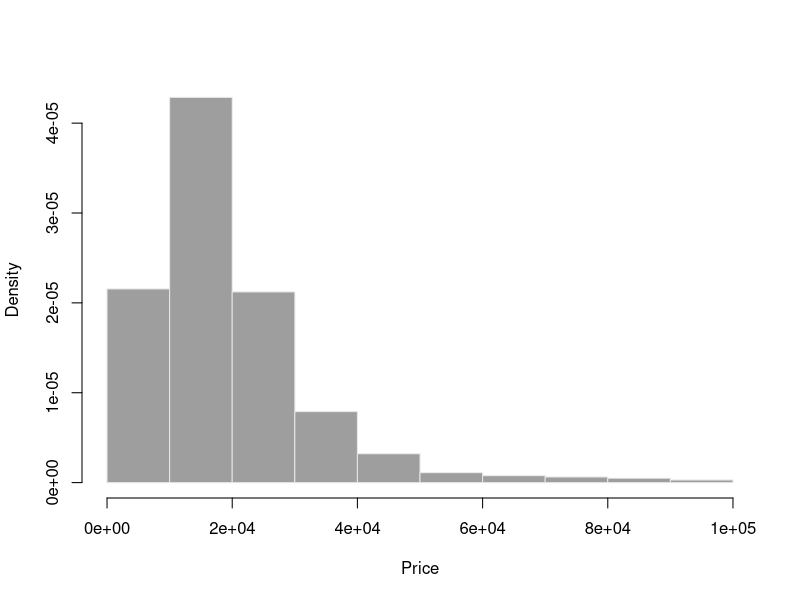
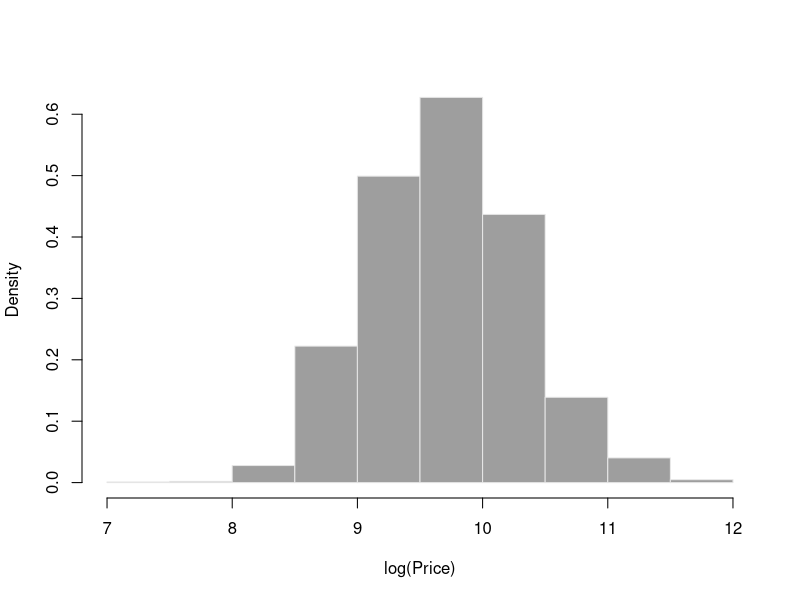
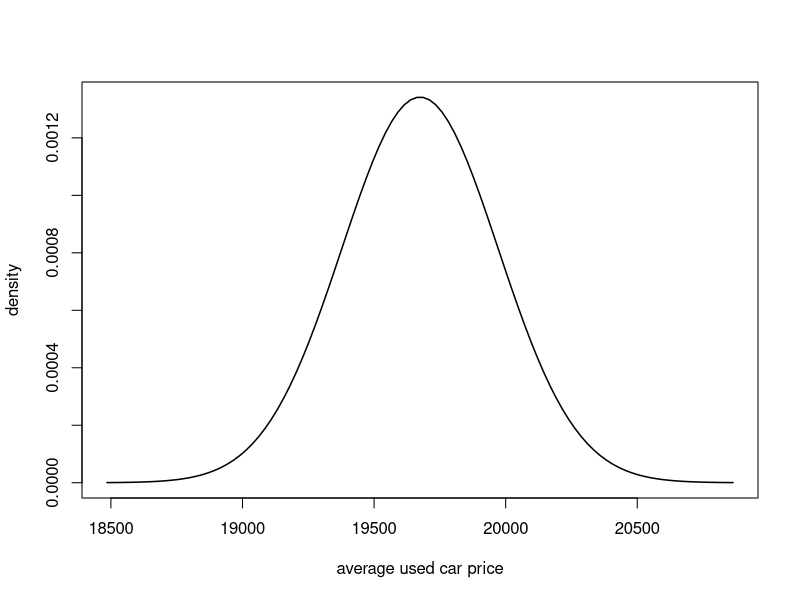
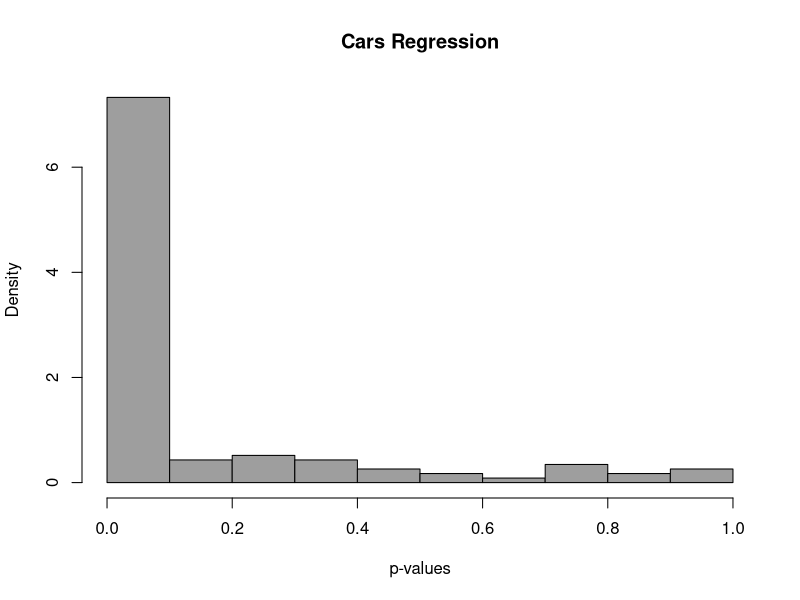
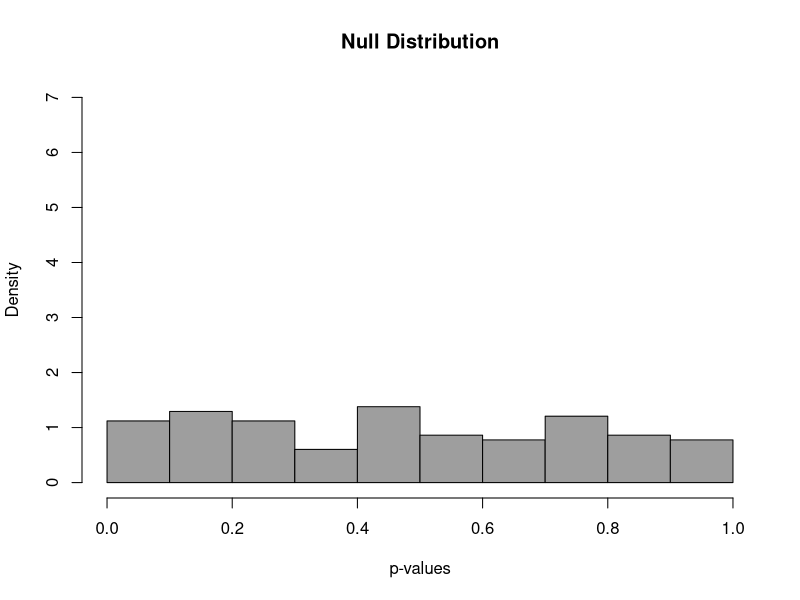
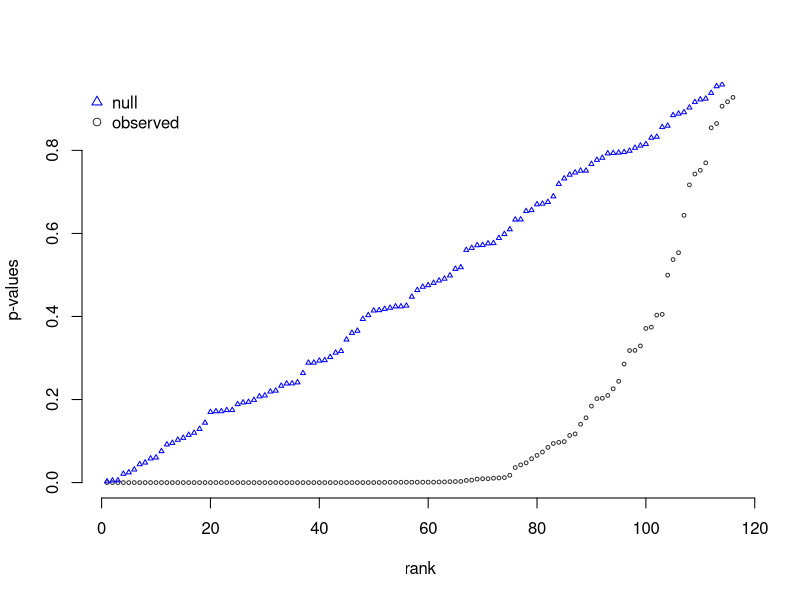
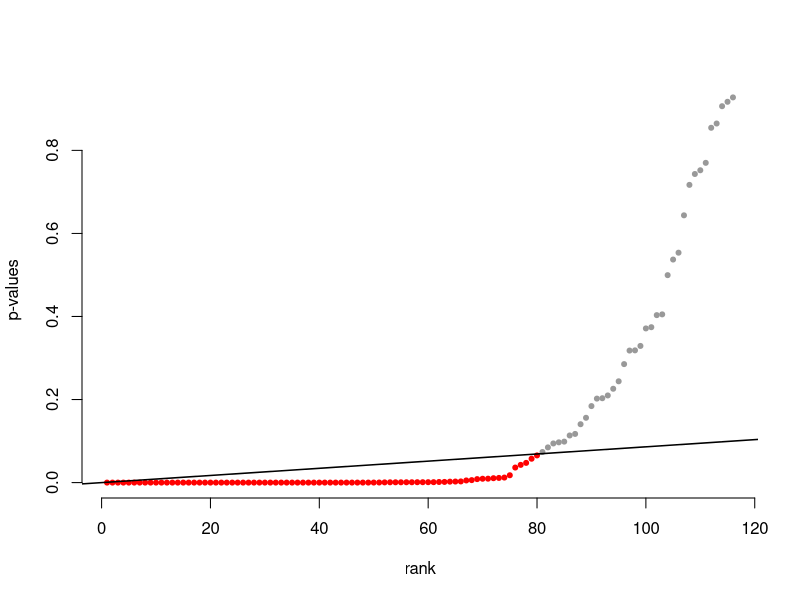
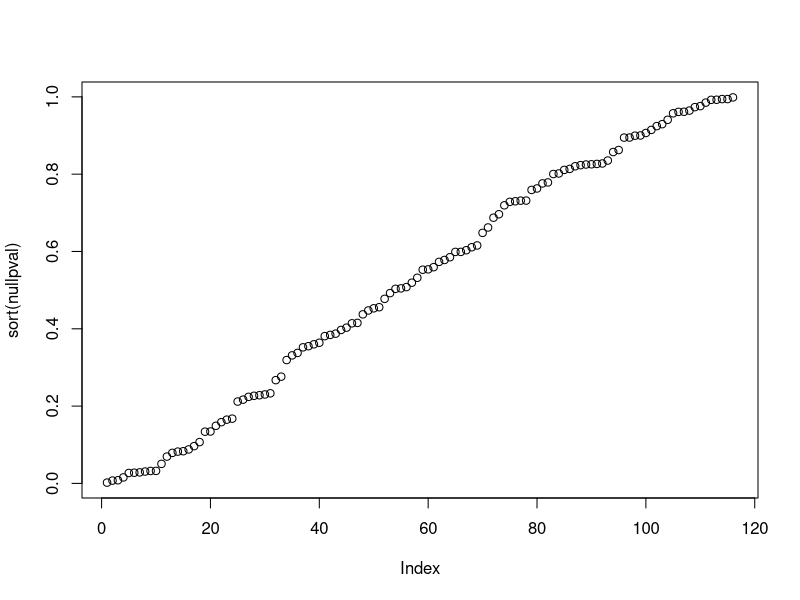

R code for these plots, in order: (Note: this script raises an error after producing the figures.)
# Import the data file on cars for sale into R
Cars <- read.csv("SoCalCars.csv", stringsAsFactors = TRUE)

# We'll now take a subset we feel is representative of used cars we want to test
# This sample includes used cars  with prices at or below $100,000, and mileage greater than or equal to 10,000 miles
# but less than 150,000 miles.
Cars <- subset(Cars,
        Cars$type != "New" & Cars$mileage >= 10000 & 
        Cars$mileage <= 150000 & Cars$price < 100000 & Cars$year >= 1970)[,-1]
# note that since the imported dataset has column names, it will be treated as a dataframe
# View the dimensions of the Cars dataset with dim()
dim(Cars) # output will be number of rows then number of columns

# View the unconditional mean of the price of car listings
mean(Cars$price)
# Compute the variance of the mean price for cars listed for sale, we use na.rm=TRUE here as well
var(Cars$price)/nrow(Cars)
# and the standard error (square root of the variance)
sd(Cars$price)/sqrt(nrow(Cars))

## Generates figure 3.1, two histograms for price of cars
# The hist() function calls the histogram
#png('SoCalCarsHistRaw.png', width=4, height=4, units="in", res=720)
hist(Cars$price, 
     freq=FALSE,
     main="", 
     xlab="Price", 
     col=8, 
     border="grey90"
)
#dev.off()
#png('SoCalCarsHistLog.png', width=4, height=4, units="in", res=720)
hist(log(Cars$price), 
     freq=FALSE, 
     main="", 
     col=8,
     border="grey90",
     xlab="log(Price)"
)
#dev.off()

# If we consider the Cars dataset to be a sample of the cars for sale in 
# Southern California, then the sampling distribution's mean should be
xbar <- mean(Cars$price)
# The sampling distribution's standard deviation should be
xbse <- sd(Cars$price)/sqrt(nrow(Cars))
# Note that nrow() computes the number of rows/observations for a given dataframe

## Plot the sampling distribution
# First, create a vector of values to be fed in the sampling distrubtion pdf
calc_values <- seq(xbar-4*xbse,xbar+4*xbse,length=100)
# Note the values chosen above are based on the distribution of prices in the data
# Second, feed the values created above into the sampling distribution pdf created 
# with dnorm function
samp_pdf_values <- dnorm(calc_values, xbar, xbse)
# Third, plot the calc_values versus the sample_pdf_values for a view of the sample distribution
#pdf("SoCalCarsMeanDensity.pdf", width=4, height=4)
plot(calc_values, 
     samp_pdf_values, 
     type="l", 
     lwd=1.5,
     xlab="average used car price", 
     ylab="density"
)
#dev.off()

## hypothesis testing

# model for CPO price premium
summary( glm(price ~ certified, data=Cars) )
# 95% confidence interval for overall car average price
19674.96 + 1.96*297.3*c(-1,1) 
# ~95% confidence interval for CPO premium 
14331 + c(-2,2)*1363.6

### prediction
# conditional expectation CI
certreg <- glm(price ~ certified, data=Cars)
( certpred <- predict(certreg, data.frame(certified=1), se.fit=TRUE) )
certpred$fit + c(-2,2)*certpred$se.fit

# prediction interval
predvar <- certpred$se.fit^2 + certpred$residual.scale^2
sqrt(predvar)
certpred$fit + c(-2,2)*sqrt(predvar)

### carsreg
# larger car regression model.  First we relevel the reference levels
Cars$make <- relevel(Cars$make, "Ford")
Cars$body <- relevel(Cars$body, "Sedan")
Cars$city <- relevel(Cars$city, "Costa Mesa")


carsreg <- glm(log(price) ~ log(mileage) + make + 
       year + certified + body + city, data=Cars)
summary(carsreg)

# Extract p-values for each regressor from the regression ouput
pvals <- summary(carsreg)$coef[-1,"Pr(>|t|)"]
length(pvals)
nullps <- runif(116)

#png('SoCalCarsPvals.png', width=5, height=5, units="in", res=720)
hist(pvals, col=8, breaks=10, xlab="p-values", main="Cars Regression", freq=FALSE)
#dev.off()

#png('SoCalCarsNullPvals.png', width=5, height=5, units="in", res=720)
hist(nullps, col=8, breaks=10, xlab="p-values", main="Null Distribution", ylim=c(0,7), freq=FALSE)
#dev.off()


# Function to get significance cut-off alpha from FDR q
fdr_cut <- function(pvals, q){
        pvals <- pvals[!is.na(pvals)]
        N <- length(pvals)
        k <- rank(pvals, ties.method="min")
        max(pvals[ pvals<= (q*k/N) ])
}
# @ 1/10% FDR
cutoff10 <- fdr_cut(pvals,q=.1)
print(cutoff10)
print(sum(pvals<=cutoff10))

# produce the order statistic plots and  the FDR control plot
sig <- factor(pvals<=cutoff10)
#png('SoCalCarsOrderedPvals.png', width=4, height=4, units="in", res=720)
plot(sort(pvals), pch=21, cex=.5, col="gray20",
    bty="n", xlab="rank", ylab="p-values")
points(sort(nullps), pch=24, cex=.5, col="blue")
legend("topleft", legend=c("null","observed"), pch=c(24,21), 
       col=c("blue", "gray20"), bty="n")
#dev.off()

#png('SoCalCarsFDR.png', width=4, height=4, units="in", res=720)
plot(sort(pvals),
     col=c("grey60","red")[sig[order(pvals)]], 
     # above colors the significant p-values red
     pch=20, bty="n", xlab="rank", ylab="p-values" )
## Add the line of significance for q=0.1
q <- 0.1
abline(a=0, b=0.1/length(pvals), lwd=1.5)
#dev.off()

nullpval <- runif(length(pvals))
plot(sort(nullpval))


### bootstrapping

## basic bootstrap for average price
set.seed(1)
muhats <- c() # empty set of estimates 
for(b in 1:1000){ # we'll draw B estimates
    # resample with-replacement and estimate mu.hat
    samp_b <- sample.int(nrow(Cars), replace=TRUE)
    muhat_b <- mean(Cars$price[samp_b])
    muhats <- c(muhats, muhat_b) # append to the set
}
sd(muhats)

#pdf("SoCalCarsBootPrice.pdf", width=4, height=4)
hist(muhats, main="", xlab="average used car price", freq=FALSE,
     col=8, border="grey90", breaks=20,
     xlim=c(xbar-4*xbse,xbar+4*xbse), 
     ylim=c(0, max(samp_pdf_values)) )
lines(calc_values, 
     samp_pdf_values, 
     type="l", 
     col="blue"
)
#dev.off()


### making decisions with the bootstrap

## p-value calculation (note the absolute value on z)
( z <- (mean(Cars$price) - 20000)/292 )
2*pnorm(-abs(z))

### mileage elasticity of price
# glm analysis results
betaStats <- summary(carsreg)$coef["log(mileage)",]
round(betaStats, 5)

# function 
getBeta <- function(data, obs){
    fit <- glm(log(price) ~ log(mileage) + make + year 
               + certified + body + city, data=data[obs,])
    return(fit$coef["log(mileage)"])
}
getBeta(Cars, 1:nrow(Cars))

#########  side box on bootstrapping and parallel
library(parallel)
library(boot)
detectCores()
system.time( boot(Cars, getBeta, 2000) )
system.time( boot(Cars, getBeta, 2000, parallel="snow", ncpus=8 ) )
## this one will not give you any speedup on Windows
system.time( boot(Cars, getBeta, 2000, parallel="multicore", ncpus=8) )
############

## test statistics
library(parallel)
library(boot)
( betaBoot <- boot(Cars, getBeta, 2000, 
                 parallel="snow", ncpus=detectCores()) )


(bhat <- betaStats["Estimate"])
betaBoot$t0
sd(betaBoot$t)
mean(betaBoot$t) - bhat

## standard errors
sd(betaBoot$t)
betaStats["Std. Error"]

## recalculating test stats and p values
bhat/sd(betaBoot$t)
2*pnorm(-abs(bhat/sd(betaBoot$t)))

## HC  robust standard errors 
library(sandwich)
library(lmtest)
VHC = vcovHC(carsreg, "HC0")
hcstats <- coeftest(carsreg, vcov = VHC)
round(hcstats["log(mileage)",], 5)

## plot them all
#pdf("SoCalCarsElasticity.pdf", width=4, height=4)
hist(betaBoot$t, freq=FALSE, ylim=c(0,25), border="grey90",
     main="", xlab="price-mileage elasticity")
bhatse <- betaStats["Std. Error"]
grid <- seq(bhat-6*bhatse,bhat+6*bhatse,length=100)
lines(grid, dnorm(grid, bhat, bhatse), col="navy", lwd=1.5)
lines(grid, dnorm(grid, bhat, hcstats["log(mileage)","Std. Error"]), 
      col="orange", lwd=1.5)
legend("topright", legend=c("Basic","Bootstrap","HC"), 
       col=c("navy","grey","orange"), pch=15, bty="n")
#dev.off()

### clustered standard errors. 
CarsByDealer <- split(Cars, Cars$dealer)
length(CarsByDealer)
getBetaBlock <- function(data, ids){
    data <- do.call("rbind",data[ids])
    fit <- glm(log(price) ~ log(mileage) + make + 
                   year + certified + body + city, data=data)
    return(fit$coef["log(mileage)"])
}
getBetaBlock(CarsByDealer, 1:length(CarsByDealer))

( betaBootB <- boot(CarsByDealer, getBetaBlock, 
                          2000, parallel="snow", ncpus=detectCores()) )

Vblock <- vcovCL(carsreg, cluster=Cars$dealer)
clstats <- coeftest(carsreg, vcov = Vblock)
round(clstats["log(mileage)",], 5)
##############

### confidence intervals
# using theoretical standard errors
bhat + c(-1,1)*1.96*sd(betaBootB$t)

## distribution of bootstrapped statistics
quantile(betaBootB$t,c(0.025, 0.975))

## look at the distribution of errors
betaErrors <- betaBootB$t - bhat
quantile(bhat - betaErrors,c(.025,.975))

## bias example: e^b
Cars[1000,]
( pred <- predict(carsreg, Cars[c(1000),]) )
( phat <- exp(pred) )
getPrice <- function(data, ids, xpred){
    data <- do.call("rbind", data[ids])
    fit <- glm(log(price) ~ log(mileage) + make + 
                   year + certified + body + city, data=data)
    return(exp(predict(fit,xpred)))
}
getPrice(CarsByDealer, 1:length(CarsByDealer), Cars[1000,])

# if you change this seed, you might get errors in
# the random chance that one of your boostrap samples includes no 
# cars from the same city as our Caravan (Montclair)
set.seed(101)  
( priceBoot <- boot(CarsByDealer, getPrice, xpred=Cars[1000,], 
                    2000, parallel="snow", ncpus=detectCores()) )


priceErrors <- priceBoot$t - phat
mean(priceErrors)
phat - mean(priceErrors)

# bias corrected CI
quantile(phat-priceErrors, c(.025,.975))
# CI on original parameter sample
quantile(priceBoot$t, c(.025,.975))

# same things with the getCI function
getCI <- function(bo, p=c(.025,.975)) quantile(2*bo$t0 - bo$t, p)
getCI(priceBoot)

### parametric bootstrap
CarsSim <- function(data, mle){
    n <- nrow(data)
    Ey <- predict(mle, data)
    data$price <- exp( rnorm(n, Ey, summary(mle)$dispersion)  )
    return(data)
}
simcars <- CarsSim(Cars, carsreg)
simcars[1,]


getBetaPar <- function(data){
    fit <- glm(log(price) ~ log(mileage) + make + 
                   year + certified + body + city, data=data)
    return(fit$coef["log(mileage)"])
}
( parboot <- boot(Cars, getBetaPar, 2000, 
    sim = "parametric", ran.gen = CarsSim, mle=carsreg,
    parallel="snow", ncpus=detectCores()) )

# again, but with nonconstant variance
CarsSimNCV <- function(data, mle){
    n <- nrow(data)
    Ey <- predict(mle, data)
    # replace the dispersion with abs(residuals)
    data$price <- exp( rnorm(n, Ey, abs(mle$residuals) ))
    return(data)
}
( parbootNCV <- boot(Cars, getBetaPar, 2000, 
    sim = "parametric", ran.gen = CarsSimNCV, mle=carsreg,
    parallel="snow", ncpus=detectCores()) )

#####
## Bayesian estimation of generalized linear models
# You can install with install.packages("arm")
library(arm)

# Bayesian GLM
carsregBayes <- bayesglm(log(price) ~ log(mileage) + make + 
                           year + certified + body + city, data=Cars)
summary(carsregBayes)

# Simulate posterior distribution for our Bayesian example
posterior <- coef(sim(carsregBayes))

bhatse <- betaStats["Std. Error"]
grid <- seq(bhat-6*bhatse,bhat+6*bhatse,length=100)

#pdf("SoCalCarsBayes.pdf", width=4, height=4)
plot(grid, dnorm(grid, bhat, bhatse), xlim=range(grid), ylim=c(0,30), type="l",
    xlab="price-mileage elasticty", ylab="density", main="", bty="n", lwd=1.5, col="navy")
lines(density(betaBoot$t), col="grey50",  lwd=1.5)
lines(density(posterior[,"log(mileage)"]), col=2,  lwd=1.5)
legend("topright", legend=c("Basic","Bootstrap","Bayesian"), 
       col=c("navy","grey50","red"), pch=15, bty="n")
#dev.off()
